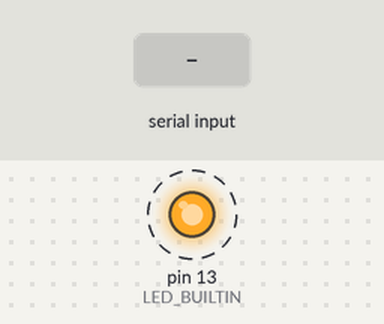
This sketch was run on a simulated Arduino Uno, built with avr-gcc and run on an emulated ATmega328P. Shown: output pins drawn as LEDs (lit = HIGH). Dashed ring = blinking. The test bench sets the inputs (shaded band). Storage starts empty; what the sketch prints to the serial monitor is not drawn.

Above: at 1.27 s.
1.3 s: "90,45,200\n" received over Serial
Timing chart, 0 to 10.3 s (numbered marks = the images above; inputs shaded):
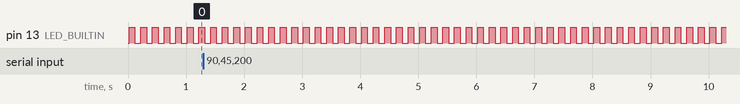

Measured:
- by itself, pin 13 (LED_BUILTIN): alternates HIGH for 0.10 s and LOW for 0.10 s

The sketch:

receiver_from_automated_bell.ino
```cpp
#include "SD.h"
#define SD_ChipSelectPin 10
#include "TMRpcm.h"
#include "SPI.h"

TMRpcm tmrpcm;

int dayOfWeek, hour, minute, second;

bool sdCardInitialized = false;

void setup() {
  Serial.begin(9600);
  pinMode(LED_BUILTIN, OUTPUT);
  digitalWrite(LED_BUILTIN, LOW); // Ensure the LED is off initially

  // Attempt to initialize SD card
  if (SD.begin(SD_ChipSelectPin)) {
    Serial.println("SD Card initialized.");
    sdCardInitialized = true;
    tmrpcm.speakerPin = 9;
    tmrpcm.setVolume(5);
  } else {
    Serial.println("SD Card initialization failed!");
    digitalWrite(LED_BUILTIN, HIGH); // Turn on LED if initialization fails
  }
}

void loop() {
  // Blink the LED to indicate the Arduino is ready to receive data
  digitalWrite(LED_BUILTIN, HIGH);
  delay(100);
  digitalWrite(LED_BUILTIN, LOW);
  delay(100);

  // Check if there is data available to read from serial
  if (Serial.available() > 0) {
    String data = Serial.readStringUntil('\n');
    parseData(data);
    displayData();
  }

  if (sdCardInitialized) {

    if (dayOfWeek < 6 && hour == 7 && minute == 20 && second == 0) {
      play();
      tmrpcm.play("b1.wav");

    }
  }
}

void parseData(String data) {
  int commaIndex1 = data.indexOf(',');
  int commaIndex2 = data.indexOf(',', commaIndex1 + 1);
  int commaIndex3 = data.indexOf(',', commaIndex2 + 1);

  dayOfWeek = data.substring(0, commaIndex1).toInt();
  hour = data.substring(commaIndex1 + 1, commaIndex2).toInt();
  minute = data.substring(commaIndex2 + 1, commaIndex3).toInt();
  second = data.substring(commaIndex3 + 1).toInt();
}

void play() {
  tmrpcm.play("2.wav");
  delay(5000);
}

void displayData() {
  // Example of displaying parsed data
  Serial.print("Received data: ");
  Serial.print("Day: "); Serial.print(dayOfWeek);
  Serial.print(", Hour: "); Serial.print(hour);
  Serial.print(", Minute: "); Serial.print(minute);
  Serial.print(", Second: "); Serial.println(second);
}
```
